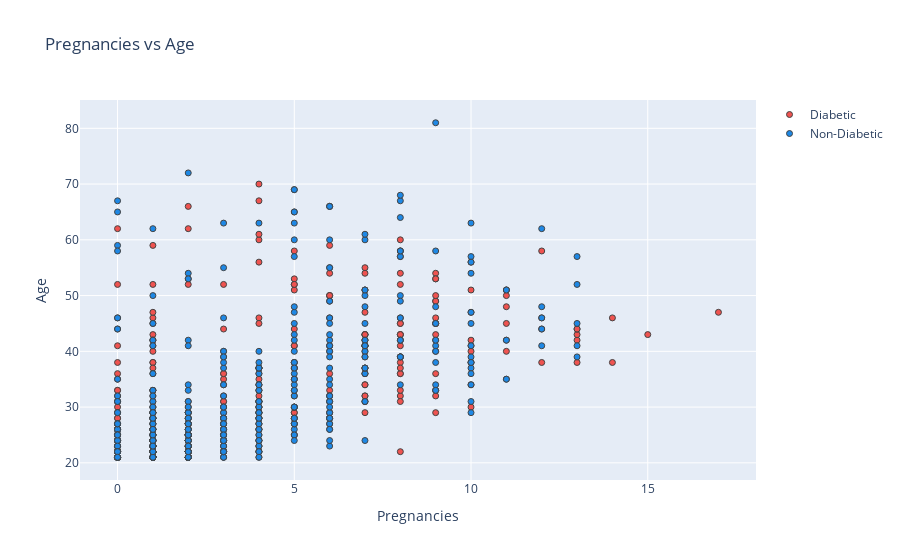

The notebook cell saved with this chart:
### Code cell
plot_fvf('Pregnancies','Age')

### Figure 1 — Plotly figure (JSON) as saved in the notebook; plotly's stock layout.template omitted (floating-point values rounded to 4 significant figures; data arrays with more than 128 entries replaced by an {"elided": "..."} marker saying what was removed)
{"data": [{"marker": {"color": "#EF5350", "line": {"width": 1}}, "mode": "markers", "name": "Diabetic", "type": "scatter", "x": {"elided": "268 int values"}, "y": {"elided": "268 int values"}}, {"marker": {"color": "#1E88E5", "line": {"width": 1}}, "mode": "markers", "name": "Non-Diabetic", "type": "scatter", "x": {"elided": "500 int values"}, "y": {"elided": "500 int values"}}], "layout": {"title": {"text": "Pregnancies vs Age"}, "xaxis": {"title": {"text": "Pregnancies"}, "zeroline": false}, "yaxis": {"title": {"text": "Age"}, "zeroline": false}}}
